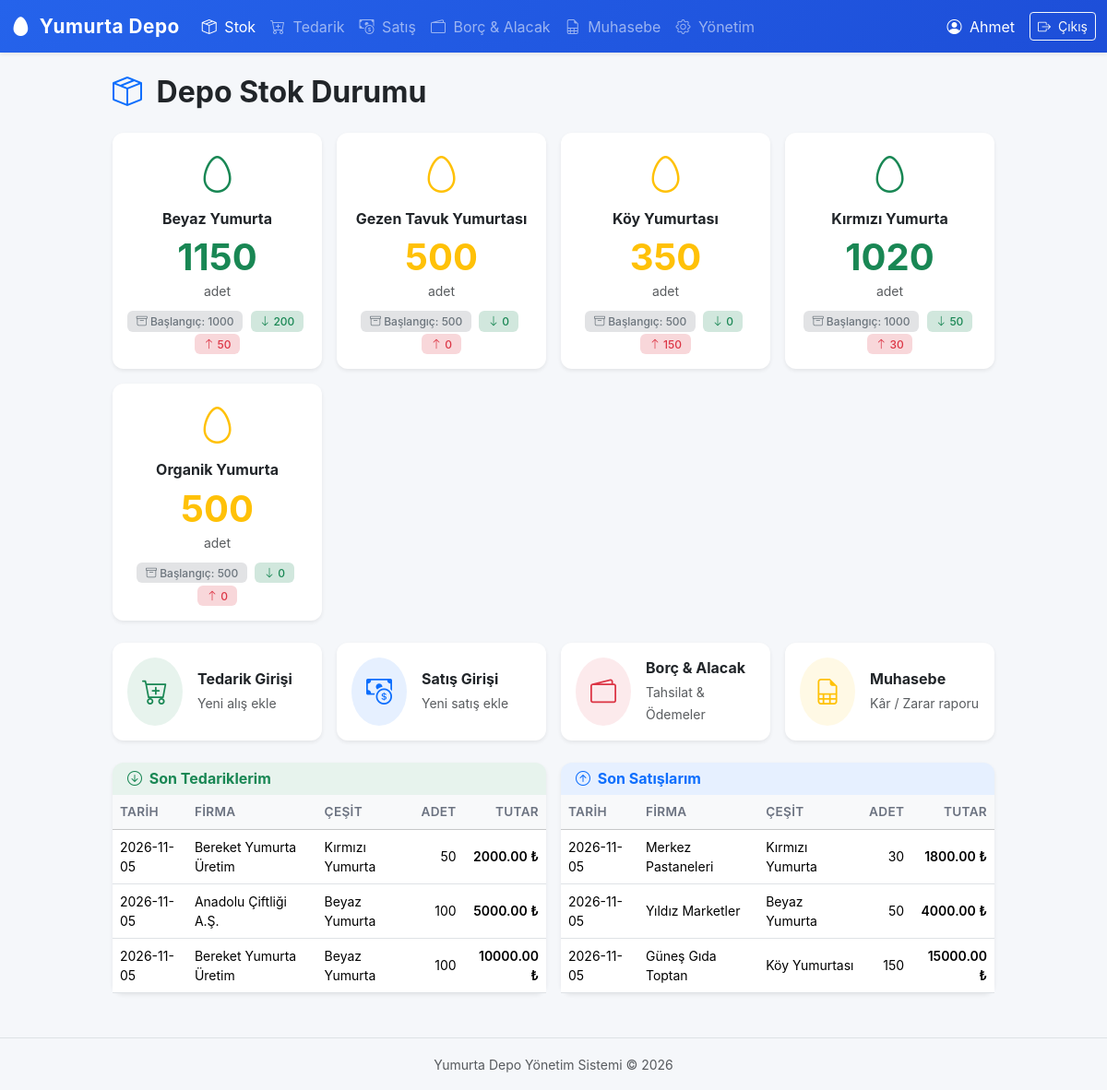
The page / (signed in) on the database its author committed.
### tables this page shows
CREATE TABLE egg_types (
            id            INTEGER PRIMARY KEY AUTOINCREMENT,
            name          TEXT    UNIQUE NOT NULL,
            initial_stock INTEGER DEFAULT 0
        );

CREATE TABLE purchases (
            id          INTEGER   PRIMARY KEY AUTOINCREMENT,
            user_id     INTEGER   NOT NULL,
            egg_type_id INTEGER   NOT NULL,
            supplier_id INTEGER   NOT NULL,
            quantity    INTEGER   NOT NULL,
            unit_price  REAL      NOT NULL,
            total_price REAL      NOT NULL,
            date        TEXT      NOT NULL,
            note        TEXT      DEFAULT '',
            created_at  TIMESTAMP DEFAULT CURRENT_TIMESTAMP, paid_amount REAL NOT NULL DEFAULT 0, payment_method TEXT NOT NULL DEFAULT 'Nakit',
            FOREIGN KEY (user_id)     REFERENCES users(id),
            FOREIGN KEY (egg_type_id) REFERENCES egg_types(id),
            FOREIGN KEY (supplier_id) REFERENCES suppliers(id)
        );

CREATE TABLE suppliers (
            id   INTEGER PRIMARY KEY AUTOINCREMENT,
            name TEXT    UNIQUE NOT NULL
        );

CREATE TABLE sales (
            id          INTEGER   PRIMARY KEY AUTOINCREMENT,
            user_id     INTEGER   NOT NULL,
            egg_type_id INTEGER   NOT NULL,
            buyer_id    INTEGER   NOT NULL,
            quantity    INTEGER   NOT NULL,
            unit_price  REAL      NOT NULL,
            total_price REAL      NOT NULL,
            date        TEXT      NOT NULL,
            note        TEXT      DEFAULT '',
            created_at  TIMESTAMP DEFAULT CURRENT_TIMESTAMP, paid_amount REAL NOT NULL DEFAULT 0, payment_method TEXT NOT NULL DEFAULT 'Nakit',
            FOREIGN KEY (user_id)     REFERENCES users(id),
            FOREIGN KEY (egg_type_id) REFERENCES egg_types(id),
            FOREIGN KEY (buyer_id)    REFERENCES buyers(id)
        );

CREATE TABLE buyers (
            id   INTEGER PRIMARY KEY AUTOINCREMENT,
            name TEXT    UNIQUE NOT NULL
        );

### app.py (the view)
@app.route("/")
@login_required
def dashboard():
    stock = db.get_stock()
    conn = db.get_db()
    recent_purchases = conn.execute("""
        SELECT p.*, et.name AS egg_type_name, sup.name AS supplier_name
        FROM purchases p
        JOIN egg_types et  ON et.id  = p.egg_type_id
        JOIN suppliers sup ON sup.id = p.supplier_id
        WHERE p.user_id = ?
        ORDER BY p.created_at DESC LIMIT 5
    """, (session["user_id"],)).fetchall()
    recent_sales = conn.execute("""
        SELECT s.*, et.name AS egg_type_name, b.name AS buyer_name
        FROM sales s
        JOIN egg_types et ON et.id = s.egg_type_id
        JOIN buyers    b  ON b.id  = s.buyer_id
        WHERE s.user_id = ?
        ORDER BY s.created_at DESC LIMIT 5
    """, (session["user_id"],)).fetchall()
    conn.close()
    return render_template(
        "dashboard.html",
        stock=stock,
        recent_purchases=recent_purchases,
        recent_sales=recent_sales,
    )

### app.py (called while the page is built)
def login_required(f):
    @wraps(f)
    def decorated(*args, **kwargs):
        if "user_id" not in session:
            flash("Lütfen önce giriş yapın.", "warning")
            return redirect(url_for("login"))
        return f(*args, **kwargs)
    return decorated

### database.py (called while the page is built)
def get_db():
    conn = sqlite3.connect(DB_PATH)
    conn.row_factory = sqlite3.Row
    conn.execute("PRAGMA foreign_keys = ON")
    return conn

def get_stock():
    conn = get_db()
    rows = conn.execute("""
        SELECT
            et.id,
            et.name,
            et.initial_stock,
            COALESCE(p.total_in, 0)  AS total_in,
            COALESCE(s.total_out, 0) AS total_out,
            et.initial_stock + COALESCE(p.total_in, 0) - COALESCE(s.total_out, 0) AS stock
        FROM egg_types et
        LEFT JOIN (
            SELECT egg_type_id, SUM(quantity) AS total_in
            FROM purchases GROUP BY egg_type_id
        ) p ON p.egg_type_id = et.id
        LEFT JOIN (
            SELECT egg_type_id, SUM(quantity) AS total_out
            FROM sales GROUP BY egg_type_id
        ) s ON s.egg_type_id = et.id
        ORDER BY et.name
    """).fetchall()
    conn.close()
    return rows

### templates/dashboard.html (shortened to what this page needs)
{% extends "base.html" %}
{% block content %}
<div class="row justify-content-center">
    <div class="col-lg-10">
        <div class="d-flex justify-content-between align-items-center mb-4">
            <h2 class="fw-bold mb-0">
                <i class="bi bi-box-seam text-primary me-2"></i> Depo Stok Durumu
            </h2>
        </div>
        <div class="row g-3 mb-4">
            {% for item in stock %}
            <div class="col-sm-6 col-md-4 col-lg-3">
                <div class="card h-100 border-0 shadow-sm stock-card">
                    <div class="card-body text-center">
                        <div class="mb-2">
                            <i class="bi bi-egg fs-1
                                {% if item.stock > 500 %}text-success
                                {% elif item.stock > 100 %}text-warning
                                {% elif item.stock > 0 %}text-danger
                                {% else %}text-secondary
                                {% endif %}"></i>
                        </div>
                        <h6 class="card-title fw-bold">{{ item.name }}</h6>
                        <div class="display-6 fw-bold
                            {% if item.stock > 500 %}text-success
                            {% elif item.stock > 100 %}text-warning
                            {% elif item.stock > 0 %}text-danger
                            {% else %}text-secondary
                            {% endif %}">
                            {{ item.stock }}
                        </div>
                        <small class="text-muted">adet</small>
                        <div class="mt-2">
                            {% if item.initial_stock > 0 %}
                            <span class="badge bg-secondary-subtle text-secondary me-1">
                                <i class="bi bi-archive"></i> Başlangıç: {{ item.initial_stock }}
                            </span>
                            {% endif %}
                            <span class="badge bg-success-subtle text-success me-1">
                                <i class="bi bi-arrow-down"></i> {{ item.total_in }}
                            </span>
                            <span class="badge bg-danger-subtle text-danger">
                                <i class="bi bi-arrow-up"></i> {{ item.total_out }}
                            </span>
                        </div>
                    </div>
                </div>
            </div>
            {% endfor %}
        </div>
        <div class="row g-3 mb-4">
            <div class="col-md-6 col-lg-3">
                <a href="{{ url_for('tedarik') }}" class="card border-0 shadow-sm text-decoration-none quick-action-card h-100">
                    <div class="card-body d-flex align-items-center p-3">
                        <div class="bg-success bg-opacity-10 rounded-circle p-3 me-3">
                            <i class="bi bi-cart-plus fs-3 text-success"></i>
                        </div>
                        <div>
                            <h6 class="mb-1 fw-bold text-dark">Tedarik Girişi</h6>
                            <small class="text-muted">Yeni alış ekle</small>
                        </div>
                    </div>
                </a>
            </div>
            <div class="col-md-6 col-lg-3">
                <a href="{{ url_for('satis') }}" class="card border-0 shadow-sm text-decoration-none quick-action-card h-100">
                    <div class="card-body d-flex align-items-center p-3">
                        <div class="bg-primary bg-opacity-10 rounded-circle p-3 me-3">
                            <i class="bi bi-cash-coin fs-3 text-primary"></i>
                        </div>
                        <div>
                            <h6 class="mb-1 fw-bold text-dark">Satış Girişi</h6>
                            <small class="text-muted">Yeni satış ekle</small>
                        </div>
                    </div>
                </a>
            </div>
            <div class="col-md-6 col-lg-3">
                <a href="{{ url_for('borc_alacak') }}" class="card border-0 shadow-sm text-decoration-none quick-action-card h-100">
                    <div class="card-body d-flex align-items-center p-3">
                        <div class="bg-danger bg-opacity-10 rounded-circle p-3 me-3">
                            <i class="bi bi-wallet2 fs-3 text-danger"></i>
                        </div>
                        <div>
                            <h6 class="mb-1 fw-bold text-dark">Borç & Alacak</h6>
                            <small class="text-muted">Tahsilat & Ödemeler</small>
                        </div>
                    </div>
                </a>
            </div>
            <div class="col-md-6 col-lg-3">
                <a href="{{ url_for('muhasebe') }}" class="card border-0 shadow-sm text-decoration-none quick-action-card h-100">
                    <div class="card-body d-flex align-items-center p-3">
                        <div class="bg-warning bg-opacity-10 rounded-circle p-3 me-3">
                            <i class="bi bi-file-earmark-spreadsheet fs-3 text-warning"></i>
                        </div>
                        <div>
                            <h6 class="mb-1 fw-bold text-dark">Muhasebe</h6>
                            <small class="text-muted">Kâr / Zarar raporu</small>
                        </div>
                    </div>
                </a>
            </div>
        </div>
        <div class="row g-3">
            <div class="col-md-6">
                <div class="card border-0 shadow-sm">
                    <div class="card-header bg-success bg-opacity-10 border-0">
                        <h6 class="mb-0 fw-bold text-success">
                            <i class="bi bi-arrow-down-circle me-1"></i> Son Tedariklerim
                        </h6>
                    </div>
                    <div class="card-body p-0">
                        {% if recent_purchases %}
                        <div class="table-responsive">
                            <table class="table table-hover mb-0 small">
                                <thead class="table-light">
                                    <tr>
                                        <th>Tarih</th>
                                        <th>Firma</th>
                                        <th>Çeşit</th>
                                        <th class="text-end">Adet</th>
                                        <th class="text-end">Tutar</th>
                                    </tr>
                                </thead>
                                <tbody>
                                    {% for p in recent_purchases %}
                                    <tr>
                                        <td>{{ p.date }}</td>
                                        <td>{{ p.supplier_name }}</td>
                                        <td>{{ p.egg_type_name }}</td>
                                        <td class="text-end">{{ p.quantity }}</td>
                                        <td class="text-end fw-semibold">{{ "%.2f"|format(p.total_price) }} ₺</td>
                                    </tr>
                                    {% endfor %}
                                </tbody>
                            </table>
                        </div>
                        {% else %}
                        <p class="text-muted text-center py-3 mb-0">Henüz tedarik kaydı yok</p>
                        {% endif %}
                    </div>
                </div>
            </div>
            <div class="col-md-6">
                <div class="card border-0 shadow-sm">
                    <div class="card-header bg-primary bg-opacity-10 border-0">
                        <h6 class="mb-0 fw-bold text-primary">
                            <i class="bi bi-arrow-up-circle me-1"></i> Son Satışlarım
                        </h6>
                    </div>
                    <div class="card-body p-0">
                        {% if recent_sales %}
                        <div class="table-responsive">
                            <table class="table table-hover mb-0 small">
                                <thead class="table-light">
                                    <tr>
                                        <th>Tarih</th>
                                        <th>Firma</th>
                                        <th>Çeşit</th>
                                        <th class="text-end">Adet</th>
                                        <th class="text-end">Tutar</th>
                                    </tr>
                                </thead>
                                <tbody>
                                    {% for s in recent_sales %}
                                    <tr>
                                        <td>{{ s.date }}</td>
                                        <td>{{ s.buyer_name }}</td>
                                        <td>{{ s.egg_type_name }}</td>
                                        <td class="text-end">{{ s.quantity }}</td>
                                        <td class="text-end fw-semibold">{{ "%.2f"|format(s.total_price) }} ₺</td>
                                    </tr>
                                    {% endfor %}
                                </tbody>
                            </table>
                        </div>
                        {% else %}
                        <p class="text-muted text-center py-3 mb-0">Henüz satış kaydı yok</p>
                        {% endif %}
                    </div>
                </div>
            </div>
        </div>
    </div>
</div>
{% endblock %}

### static/style.css (style rules this page uses)
body { background-color: #f5f7fa; font-family: -apple-system, BlinkMacSystemFont, "Segoe UI", Roboto, "Helvetica Neue", Arial, sans-serif; }
.stock-card { border-radius: 12px; transition: transform 0.2s, box-shadow 0.2s; }
.quick-action-card { border-radius: 12px; transition: transform 0.2s, box-shadow 0.2s; }
.card { border-radius: 12px; }
.card-header { border-radius: 12px 12px 0 0 !important; }
.table th { font-weight: 600; font-size: 0.85rem; text-transform: uppercase; letter-spacing: 0.3px; color: #6b7280; }
.table td { vertical-align: middle; }
.badge { font-weight: 500; padding: 0.4em 0.8em; }

### rows shown on the page
egg_types: name "Beyaz Yumurta", stock "1150", initial_stock "1000", total_in "200", total_out "50"
egg_types: name "Gezen Tavuk Yumurtası", stock "500", initial_stock "500", total_in "0", total_out "0"
egg_types: name "Köy Yumurtası", stock "350", initial_stock "500", total_in "0", total_out "150"
egg_types: name "Kırmızı Yumurta", stock "1020", initial_stock "1000", total_in "50", total_out "30"
egg_types: name "Organik Yumurta", stock "500", initial_stock "500", total_in "0", total_out "0"
purchases: date "2026-11-05", supplier_name "Bereket Yumurta Üretim", egg_type_name "Kırmızı Yumurta", quantity "50", total_price "2000.00"
purchases: date "2026-11-05", supplier_name "Anadolu Çiftliği A.Ş.", egg_type_name "Beyaz Yumurta", quantity "100", total_price "5000.00"
purchases: date "2026-11-05", supplier_name "Bereket Yumurta Üretim", egg_type_name "Beyaz Yumurta", quantity "100", total_price "10000.00"
sales: date "2026-11-05", buyer_name "Merkez Pastaneleri", egg_type_name "Kırmızı Yumurta", quantity "30", total_price "1800.00"
sales: date "2026-11-05", buyer_name "Yıldız Marketler", egg_type_name "Beyaz Yumurta", quantity "50", total_price "4000.00"
sales: date "2026-11-05", buyer_name "Güneş Gıda Toptan", egg_type_name "Köy Yumurtası", quantity "150", total_price "15000.00"

### other values the page prints
{{ session.get('user_name', '') }} "Ahmet"
